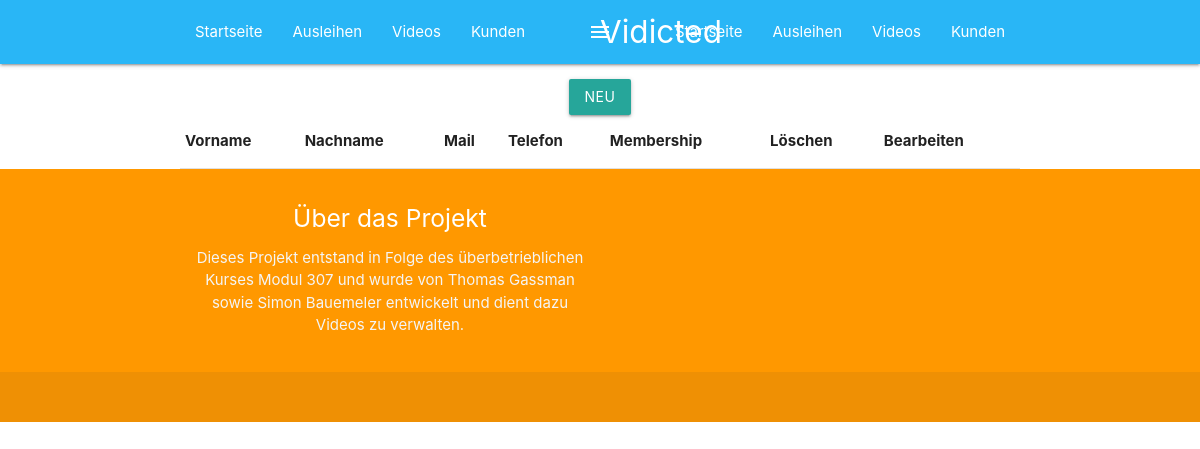
/CustomerList, run on an earlier commit of the app's database.
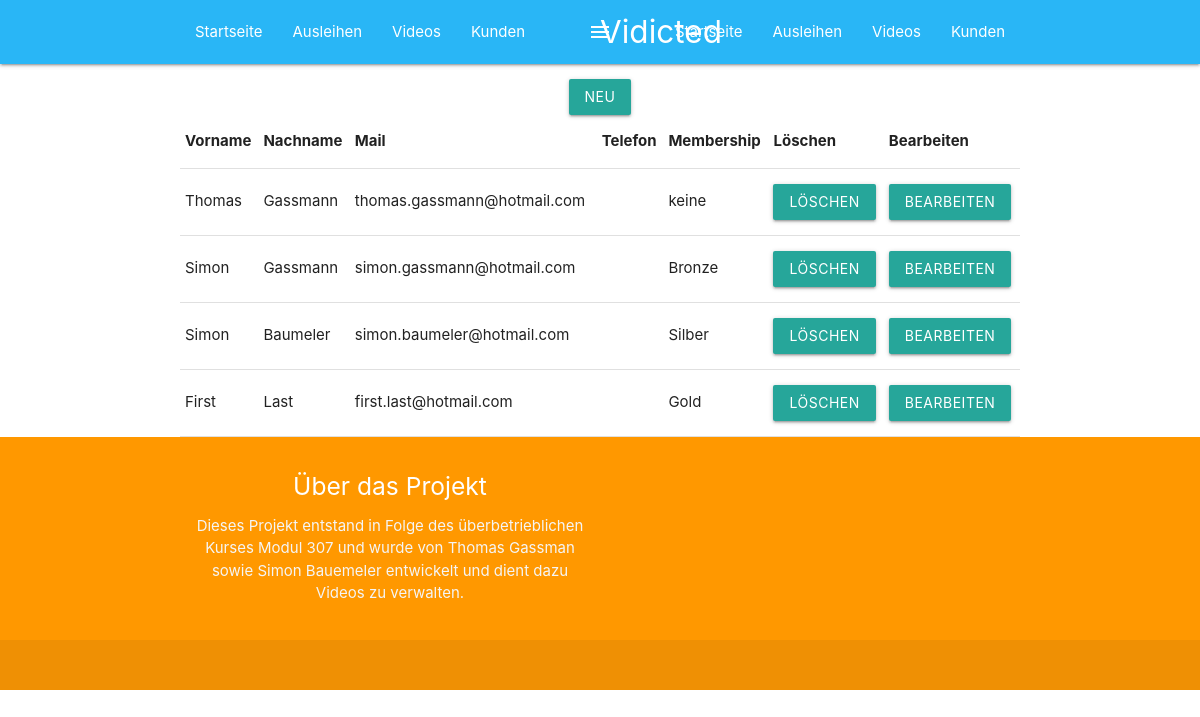
And on a later commit of the database.
### tables this page shows
create table Customer(
    Id integer primary key AUTO_INCREMENT,
    FirstName varchar(100),
    LastName varchar(100),
    Mail varchar(100),
    Phone varchar(15) null,
    MembershipState integer,
    foreign key (MembershipState) references Membership(Id)
);

create table Membership(
    Id integer primary key AUTO_INCREMENT,
    Name varchar(50),
    BorrowDays smallint
);

### app/Controllers/CustomerListController.php (called while the page is built, shortened)
<?php
$customers = (new Customer())->getAll();
$array = array();
foreach ($customers as $item) {
    $membership = (new Membership())->getById($item->memberShipStateId);
    $addItem = array(
        'FirstName' => $item->firstName,
        'LastName' => $item->lastName,
        'Mail' => $item->mail,
        'Phone' => $item->phone,
        'Id' => $item->id,
        'Membership' => $membership
    );
    array_push($array, $addItem);
}
require 'app/Views/customerlist.view.php';

### index.php (called while the page is built, shortened)
<?php
require 'routes.php';
$uri = $_GET['uri'] ?? '';
require $router->parse($uri);

### app/Models/abstractmodelbase.php (called while the page is built, shortened)
<?php
abstract class AbstractModelBase {
    protected function executeSqlStatement($statement, ...$arguments) {
        $pdo = Database::getConnection();
        $statement = $pdo->prepare($statement);
        $i = 1;
        foreach ($arguments as $arg) {
            $statement->bindValue($i, $arg);
            $i++;
        }
        $statement->execute();
        try {
            $returnValue = $statement->fetchAll();
        } catch (Exception $ex) {
            $returnValue = true;
        }
        return $returnValue;
    }
}

### app/Models/customer.php (called while the page is built, shortened)
<?php
class Customer extends AbstractModelBase {
    public function getAll() {
        $results = $this->executeSqlStatement('SELECT * FROM customer');
        $returnArray = array();
        foreach ($results as $res) {
            $instance = new Customer();
            array_push($returnArray, $instance);
        }
        return $returnArray;
    }
}

### app/Models/membership.php (called while the page is built, shortened)
<?php
class Membership extends AbstractModelBase {
    public function getById($id) {
        $object = $this->executeSqlStatement('SELECT * FROM membership WHERE Id = ?', $id);
        $instance = new Membership();
        return $instance;
    }
    private function mapDbObjectToInstance($object, $instance) {
        $instance->name = $object["Name"];
    }
}

### app/Views/customerlist.view.php (the view, shortened to what this page needs)
<!DOCTYPE html>
<html lang="de">
    <head>
        <link rel="stylesheet" href="public/node_modules/materialize-css/dist/css/materialize.min.css" />
        <link rel="stylesheet" href="public/css/app.css" />
    </head>
    <body>
        <nav class="light-blue lighten-1" role="navigation">
            <div class="nav-wrapper container"><a id="logo-container" href="#" class="brand-logo">Vidicted</a>
                <ul class="right hide-on-med-and-down">
                    <li><a href="/m307_1/simon_thomas/#">Startseite</a></li>
                    <li><a href="BorrowList">Ausleihen</a></li>
                    <li><a href="VideoList">Videos</a></li>
                    <li><a href="CustomerList">Kunden</a></li>
                </ul>
                <ul id="nav-mobile" class="side-nav">
                    <li><a href="">Startseite</a></li>
                    <li><a href="BorrowList">Ausleihen</a></li>
                    <li><a href="VideoList">Videos</a></li>
                    <li><a href="CustomerList">Kunden</a></li>
                </ul>
                <a href="#" data-activates="nav-mobile" class="button-collapse"><i class="material-icons">menu</i></a>
            </div>
        </nav>
        <div class="section no-pad-bot" id="index-banner">
            <div class="container">
            <a href="CreateCustomer" class=" waves-effect waves-light btn">Neu</a>
            <table>
                <thead>
                        <tr>
                            <th>Vorname</th>
                            <th>Nachname</th>
                            <th>Mail</th>
                            <th>Telefon</th>
                            <th>Membership</th>
                            <th>Löschen</th>
                            <th>Bearbeiten</th>
                        </tr>
                        </thead>
                        <tbody>
                            <?php
                                $i = 0;
                            ?>
                            <?php foreach($array as $item): ?>
                            <tr id="list<?= $i++ ?>">
                                <td><?php echo $item['FirstName'] ?></td>
                                <td><?php echo $item['LastName'] ?></td>
                                <td><?php echo $item['Mail'] ?></td>
                                <td><?php echo $item['Phone'] ?></td>
                                <td><?php echo $item['Membership']->name ?></td>
                                <td><a class="waves-effect waves-light btn" href="javascript:deleteCustomer(<?= $item['Id'] ?>, '<?= 'list' . ($i - 1) ?>')">Löschen</a></td>
                                <td><a class="waves-effect waves-light btn" href="javascript:editCustomer(<?= $item['Id'] ?>)">Bearbeiten</a></td>
                            </tr>
                            <?php endforeach; ?>
                        </tbody>
                </table>
            </div>
        </div>
        <footer class="page-footer orange">
            <div class="container">
                <div class="row">
                    <div class="col l6 s12">
                        <h5 class="white-text">Über das Projekt</h5>
                        <p class="grey-text text-lighten-4">Dieses Projekt entstand in Folge des überbetrieblichen Kurses Modul 307 und wurde von Thomas Gassman sowie Simon Bauemeler entwickelt und dient dazu Videos zu verwalten.</p>
                    </div>
                </div>
            </div>
            <div class="footer-copyright">
            </div>
        </footer>
    </body>
</html>

### public/css/app.css (style rules this page uses)
body { text-align: center; }

What changed in the data, as far as the page shows it:
added customer: FirstName "Thomas", LastName "Gassmann", Mail "thomas.gassmann@hotmail.com", MembershipState.Name "keine"
added customer: FirstName "Simon", LastName "Gassmann", Mail "simon.gassmann@hotmail.com", MembershipState.Name "Bronze"
added customer: FirstName "Simon", LastName "Baumeler", Mail "simon.baumeler@hotmail.com", MembershipState.Name "Silber"
added customer: FirstName "First", LastName "Last", Mail "first.last@hotmail.com", MembershipState.Name "Gold"
